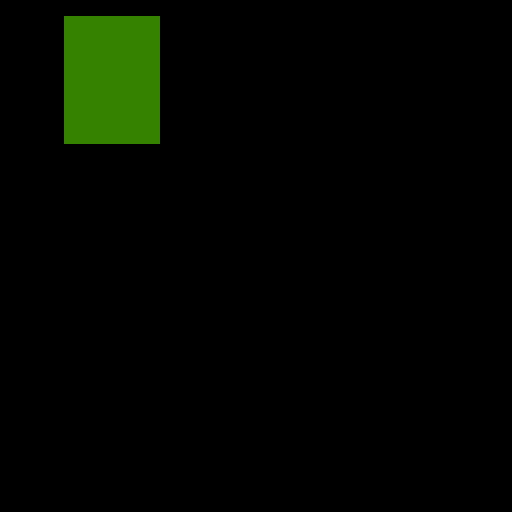

Tiled map render using the project's own tile images. Description and the map definition, with tile-layer contents summarised, below:
An orthogonal 32x32 tile map with 16x16 px tiles, 2 tile layers (regions, input_trees), 3 hidden layers not drawn, 2 tilesets and 1 object.

<map version="1.10" tiledversion="1.11.2" orientation="orthogonal" renderorder="right-down" width="32" height="32" tilewidth="16" tileheight="16" infinite="0" nextlayerid="8" nextobjectid="2">
 <tileset firstgid="1" source="tile1.tsx" />
 <tileset firstgid="3601" source="collision.tsx" />
 <layer id="7" name="regions" width="32" height="32" opacity="0.51">
  <data>[1024 cells, 48 non-empty, 1 distinct tile ids]</data>
 </layer>
 <layer id="3" name="input_trees" width="32" height="32">
  <properties>
   <property name="AutoEmpty" type="bool" value="false" />
  </properties>
  <data>[1024 cells, 0 non-empty, 0 distinct tile ids]</data>
 </layer>
 <layer id="4" name="output_trees" width="32" height="32" visible="0">
  <data>[1024 cells, 8 non-empty, 8 distinct tile ids]</data>
 </layer>
 <layer id="5" name="output_above_trees" width="32" height="32" visible="0">
  <data>[1024 cells, 37 non-empty, 36 distinct tile ids]</data>
 </layer>
 <layer id="6" name="output_collision" width="32" height="32" visible="0" opacity="0.4">
  <data>[1024 cells, 8 non-empty, 1 distinct tile ids]</data>
 </layer>
 <objectgroup id="2" name="output_obj">
  <object id="1" x="64" y="112.667" width="64.6667" height="31.3333" />
 </objectgroup>
</map>
